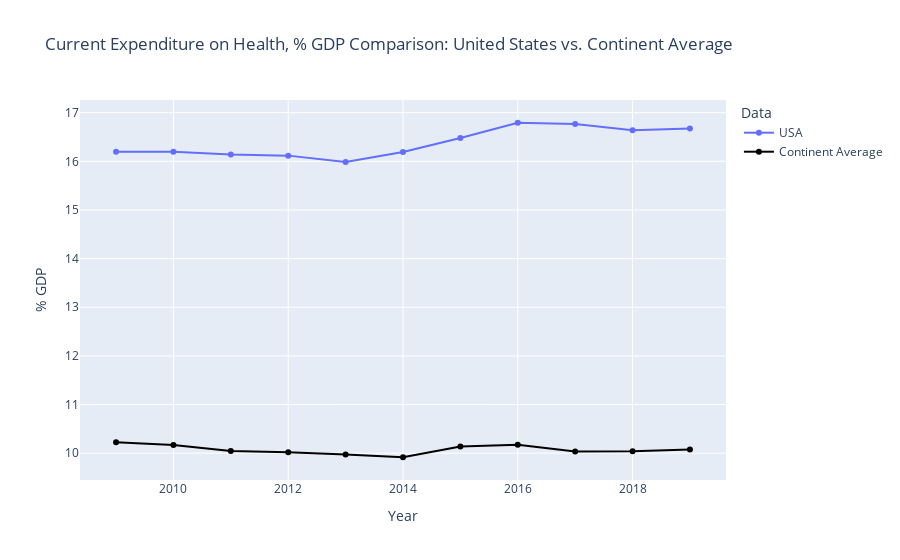

The notebook cell saved with this chart:
### Code cell
# Create traces
trace1 = go.Scatter(x=usa['year'], y=usa['Current expenditure, % GDP'], mode='lines+markers', name='USA ')
trace2 = go.Scatter(x=average_gpd['year'], y=average_gpd['Current expenditure, % GDP'], mode='lines+markers', name='Continent Average', marker=dict(color='black'))

# Create the figure
fig = go.Figure(data=[trace1, trace2])

# Update layout
fig.update_layout(title='Current Expenditure on Health, % GDP Comparison: United States vs. Continent Average',
                  xaxis_title='Year',
                  yaxis_title='% GDP',
                  legend_title='Data')

# Show the figure
fig.show()

### Figure 1 — Plotly figure (JSON) as saved in the notebook; plotly's stock layout.template omitted (floating-point values rounded to 4 significant figures)
{"data": [{"mode": "lines+markers", "name": "USA ", "type": "scatter", "x": [2009, 2010, 2011, 2012, 2013, 2014, 2015, 2016, 2017, 2018, 2019], "y": [16.2, 16.2, 16.14, 16.12, 15.99, 16.19, 16.48, 16.79, 16.77, 16.64, 16.68]}, {"marker": {"color": "black"}, "mode": "lines+markers", "name": "Continent Average", "type": "scatter", "x": [2009, 2010, 2011, 2012, 2013, 2014, 2015, 2016, 2017, 2018, 2019], "y": [10.23, 10.17, 10.04, 10.02, 9.973, 9.916, 10.13, 10.17, 10.03, 10.04, 10.07]}], "layout": {"legend": {"title": {"text": "Data"}}, "title": {"text": "Current Expenditure on Health, % GDP Comparison: United States vs. Continent Average"}, "xaxis": {"title": {"text": "Year"}}, "yaxis": {"title": {"text": "% GDP"}}}}
